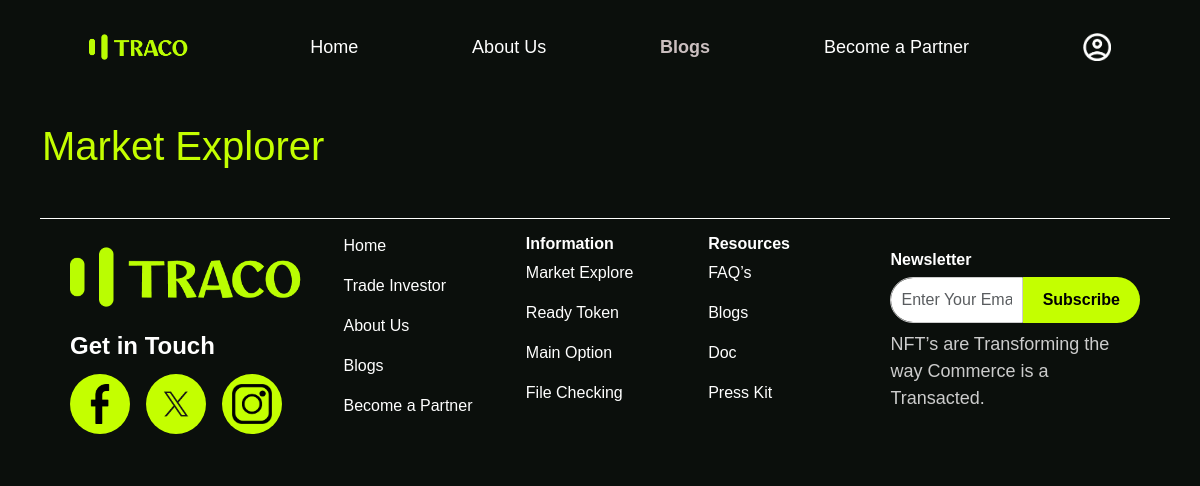
The page /market-explorer/ on the database as committed earlier.
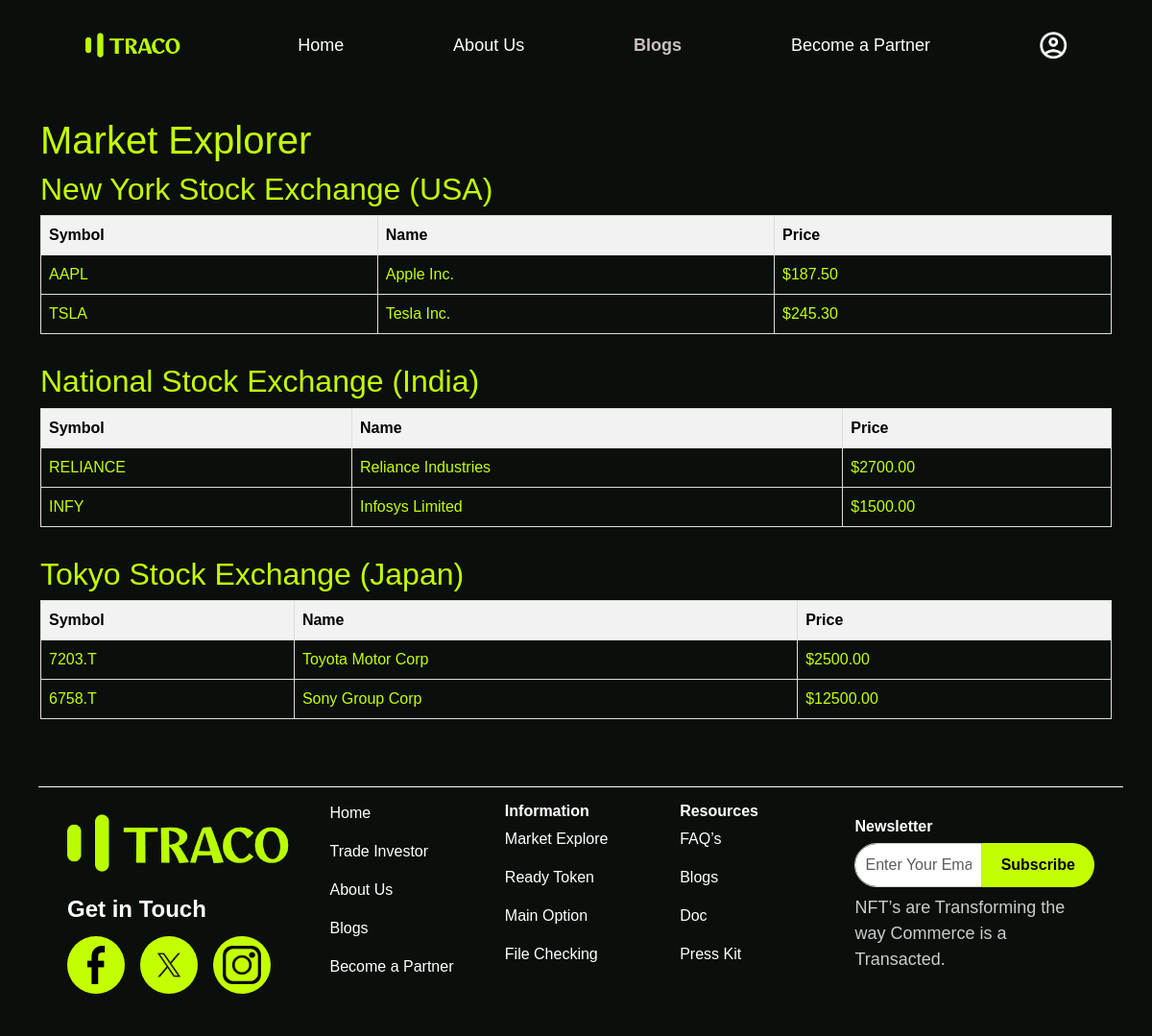
The same page on the database as committed later.
### trading/models.py (models this page shows, shortened)
class Market(models.Model):
    name = models.CharField(max_length=100)
    country = models.CharField(max_length=100)

class Stock(models.Model):
    market = models.ForeignKey(Market, on_delete=models.CASCADE, related_name="stocks")
    name = models.CharField(max_length=100)
    symbol = models.CharField(max_length=10)
    price = models.DecimalField(max_digits=10, decimal_places=2)

### trading/views.py (the view)
# urls.py: path("market-explorer/", views.market_explorer, name="market_explorer"),
def market_explorer(request):
    markets = Market.objects.prefetch_related("stocks").all()
    return render(request, "trading/layout/market_explorer.html", {"markets": markets})

### templates/trading/layout/market_explorer.html (shortened to what this page needs)
{% extends 'trading/layout/base.html' %} {% load static %} {% block content %}
<!DOCTYPE html>
<html lang="en">
<head>
</head>
<body>
    <h1>Market Explorer</h1>
    {% for market in markets %}
        <div class="market">
            <h2>{{ market.name }} ({{ market.country }})</h2>
            <table class="stocks">
                <tr>
                    <th style="color: black;">Symbol</th>
                    <th style="color: black;">Name</th>
                    <th style="color: black;">Price</th>
                </tr>
                {% for stock in market.stocks.all %}
                <tr>
                    <td >{{ stock.symbol }}</td>
                    <td>{{ stock.name }}</td>
                    <td>${{ stock.price }}</td>
                </tr>
                {% empty %}
                <tr>
                    <td colspan="3">No stocks available</td>
                </tr>
                {% endfor %}
            </table>
        </div>
    {% endfor %}
</body>
</html>
{% endblock %}

### templates/trading/layout/base.html (shortened to what this page needs)
<!DOCTYPE html>
<html lang="en">
<head>
  <link href="https://cdn.jsdelivr.net/npm/bootstrap@5.3.0/dist/css/bootstrap.min.css" rel="stylesheet">
</head>
<body>
  {% include "trading/include/navbar.html" %}
  <div class="container mt-5">{% block content %}{% endblock %}</div>
  {% include "trading/include/footer.html" %}
</body>
</html>

### templates/trading/include/navbar.html
{% load static %}
<nav style="background-color:#0b0f0c; padding:12px 0;">
  <div class="container-fluid d-flex justify-content-between align-items-center" style="display:flex;">
    <div class="d-flex justify-content-center align-items-center flex-fill">
      <a href="{% url 'home' %}" class="text-decoration-none d-flex align-items-center">
        <img src="{% static 'images/logo.png' %}" alt="Logo" style="height:30px; margin-right:8px;">
      </a>
    </div>
    <div class="d-flex justify-content-center align-items-center flex-fill">
      <a href="{% url 'home' %}" style="color:white; font-size:18px; text-decoration:none;">Home</a>
    </div>
    <div class="d-flex justify-content-center align-items-center flex-fill">
      <a href="{% url 'about' %}" style="color:white; font-size:18px; text-decoration:none;">About Us</a>
    </div>
    <div class="d-flex justify-content-center align-items-center flex-fill">
      <a href="{% url 'blog' %}" style="color:#cbbfc0; font-size:18px; font-weight:bold; text-decoration:none;">Blogs</a>
    </div>
    <div class="d-flex justify-content-center align-items-center flex-fill">
      <a href="{% url 'partner' %}" style="color:white; font-size:18px; text-decoration:none;">Become a Partner</a>
    </div>
    <div class="d-flex justify-content-center align-items-center flex-fill">
      {% if user.is_authenticated %}
        <div class="dropdown">
          <a class="dropdown-toggle d-flex align-items-center text-decoration-none" href="#" id="userDropdown"
             role="button" data-bs-toggle="dropdown" aria-expanded="false" style="color:white; font-size:18px;">
            <img src="{% static 'images/user.png' %}" alt="User" style="height:28px; margin-right:6px;">
            {{ user.first_name|default:user.username }}
          </a>
          <ul class="dropdown-menu dropdown-menu-end" aria-labelledby="userDropdown">
            <li><a class="dropdown-item" href="{% url 'logout' %}">Logout</a></li>
          </ul>
        </div>
      {% else %}
        <a href="{% url 'login' %}">
          <img src="{% static 'images/user.png' %}" alt="User" style="height:28px;">
        </a>
      {% endif %}
    </div>
  </div>
</nav>

### templates/trading/include/footer.html
{% load static %}
<footer style="background:#0b0f0c; color:white; padding: 40px 10px 0px 20px;">
  <div class="container-fluid" style="border-top:1px solid white; padding: 15px 30px 0px 30px;">
    <div class="row text-start">
      <div class="col-md-3 mt-2">
        <div class="d-flex align-items-center mb-3">
          <img src="{% static 'images/logo.png' %}" alt="Logo" style="height:70px; margin-right:8px;">
        </div>
        <p class="fs-4" style="margin-bottom:10px; font-weight:bold;">Get in Touch</p>
        <div class="d-flex gap-3">
          <div style="background:#c4ff00; border-radius:50%; padding:10px; display:flex; align-items:center; justify-content:center;">
            <img src="{% static 'images/facebook.png' %}" alt="Facebook" style="height:40px; width:40px;">
          </div>
          <div style="background:#c4ff00; border-radius:50%; padding:10px; display:flex; align-items:center; justify-content:center;">
            <img src="{% static 'images/twitter.png' %}" alt="Twitter" style="height:40px; width:40px;">
          </div>
          <div style="background:#c4ff00; border-radius:50%; padding:10px; display:flex; align-items:center; justify-content:center;">
            <img src="{% static 'images/instagram.png' %}" alt="Instagram" style="height:40px; width:40px;">
          </div>
        </div>
      </div>
      <div class="col-md-2 mb-4">
        <p><a href="{% url 'home' %}" style="color:white; text-decoration:none;">Home</a></p>
        <p><a href="{% url 'investor' %}" style="color:white; text-decoration:none;">Trade Investor</a></p>
        <p><a href="{% url 'about' %}" style="color:white; text-decoration:none;">About Us</a></p>
        <p><a href="{% url 'blog' %}" style="color:white; text-decoration:none;">Blogs</a></p>
        <p><a href="{% url 'partner' %}" style="color:white; text-decoration:none;">Become a Partner</a></p>
      </div>
      <div class="col-md-2 mb-4">
        <h6 style="font-weight:bold;">Information</h6>
        <p><a href="{% url 'market_explorer' %}" style="color:white; text-decoration:none;">Market Explore</a></p>
        <p><a href="{% url 'ready_tokens' %}" style="color:white; text-decoration:none;">Ready Token</a></p>
        <p><a href="{% url 'option_list' %}" style="color:white; text-decoration:none;">Main Option</a></p>
        <p><a href="{% url 'file_check' %}" style="color:white; text-decoration:none;">File Checking</a></p>
      </div>
      <div class="col-md-2 mb-4">
        <h6 style="font-weight:bold;">Resources</h6>
        <p><a href="{% url 'faq' %}" style="color:white; text-decoration:none;">FAQ’s</a></p>
        <p><a href="{% url 'blogs' %}" style="color:white; text-decoration:none;">Blogs</a></p>
        <p><a href="{% url 'docs_list' %}" style="color:white; text-decoration:none;">Doc</a></p>
        <p><a href="{% url 'presskit' %}" style="color:white; text-decoration:none;">Press Kit</a></p>
      </div>
      <div class="col-md-3 mt-3">
        <h6 style="font-weight:bold;">Newsletter</h6>
        <form class="d-flex mb-2">
          <input type="email" class="form-control" placeholder="Enter Your Email"
                 style="border-radius:25px 0 0 25px; border:1px solid #ccc; padding:10px;">
          <button type="submit"
                  style="background:#c4ff00; border:none; border-radius:0 25px 25px 0; padding:10px 20px; font-weight:bold;">
            Subscribe
          </button>
        </form>
        <p style="font-size:18px; color:#ccc;">NFT’s are Transforming the way Commerce is a Transacted.</p>
      </div>
    </div>
  </div>
</footer>

### templates/trading/layout/base.html (style rules this page uses)
body { background-color: #0b0f0c; color: #c4ff00; }
.form-control { border-radius: 20px; }

### templates/trading/layout/market_explorer.html (style rules this page uses)
body { font-family: Arial, sans-serif; padding: 20px; }
.market { margin-bottom: 30px; }
.stocks { border-collapse: collapse; width: 100%; }
.stocks th, .stocks td { border: 1px solid #ddd; padding: 8px; }
.stocks th { background-color: #f2f2f2; }

Rows that differ between the two databases and show on the page:
added Market: name "New York Stock Exchange", country "USA"
added Stock: symbol "AAPL", name "Apple Inc.", price "187.50", shown under "New York Stock Exchange"
added Stock: symbol "TSLA", name "Tesla Inc.", price "245.30", shown under "New York Stock Exchange"
added Market: name "National Stock Exchange", country "India"
added Stock: symbol "RELIANCE", name "Reliance Industries", price "2700.00", shown under "National Stock Exchange"
added Stock: symbol "INFY", name "Infosys Limited", price "1500.00", shown under "National Stock Exchange"
added Market: name "Tokyo Stock Exchange", country "Japan"
added Stock: symbol "7203.T", name "Toyota Motor Corp", price "2500.00", shown under "Tokyo Stock Exchange"
added Stock: symbol "6758.T", name "Sony Group Corp", price "12500.00", shown under "Tokyo Stock Exchange"
